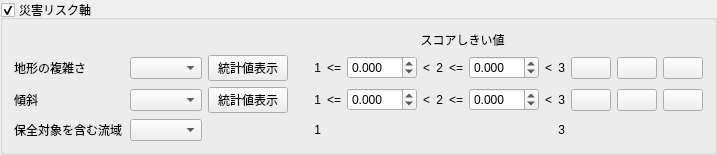
        <widget class="QGroupBox" name="scoringDisasterGroupbox">
         <property name="title">
          <string>災害リスク軸</string>
         </property>
         <property name="checkable">
          <bool>true</bool>
         </property>
         <layout class="QVBoxLayout" name="verticalLayout_7">
          <item>
           <layout class="QGridLayout" name="gridLayout_7">
            <item row="1" column="2">
             <widget class="QPushButton" name="scoringShcStatsButton">
              <property name="text">
               <string>統計値表示</string>
              </property>
             </widget>
            </item>
            <item row="1" column="6">
             <widget class="QDoubleSpinBox" name="scoringShcThreshold1Spinbox">
              <property name="maximumSize">
               <size>
                <width>70</width>
                <height>16777215</height>
               </size>
              </property>
              <property name="decimals">
               <number>3</number>
              </property>
              <property name="minimum">
               <double>-10000.000000000000000</double>
              </property>
              <property name="maximum">
               <double>10000.000000000000000</double>
              </property>
              <property name="singleStep">
               <double>0.001000000000000</double>
              </property>
             </widget>
            </item>
            <item row="2" column="13">
             <widget class="QPushButton" name="scoringSlopeStyleReloadPushbutton">
              <property name="maximumSize">
               <size>
                <width>40</width>
                <height>16777215</height>
               </size>
              </property>
              <property name="text">
               <string/>
              </property>
              <property name="icon">
               <iconset>
                <normaloff>imgs/mActionRefresh.svg</normaloff>imgs/mActionRefresh.svg</iconset>
              </property>
             </widget>
            </item>
            <item row="1" column="0">
             <widget class="QLabel" name="label_24">
              <property name="minimumSize">
               <size>
                <width>110</width>
                <height>0</height>
               </size>
              </property>
              <property name="toolTip">
               <string>DEMから求めた曲率の標準偏差を示し、値が高いほど沢が多いなど地形が複雑であると言える。しきい値の設定においては大中小を相対的に設定してよい。</string>
              </property>
              <property name="text">
               <string>地形の複雑さ</string>
              </property>
             </widget>
            </item>
            <item row="1" column="9">
             <widget class="QLabel" name="label_33">
              <property name="text">
               <string>&lt;=</string>
              </property>
             </widget>
            </item>
            <item row="3" column="1">
             <widget class="QgsMapLayerComboBox" name="scoringSaveareaLayerCombobox">
              <property name="sizePolicy">
               <sizepolicy hsizetype="Expanding" vsizetype="Fixed">
                <horstretch>0</horstretch>
                <verstretch>0</verstretch>
               </sizepolicy>
              </property>
             </widget>
            </item>
            <item row="1" column="8">
             <widget class="QLabel" name="scoringShcScore2Label">
              <property name="text">
               <string>2</string>
              </property>
              <property name="alignment">
               <set>Qt::AlignRight|Qt::AlignTrailing|Qt::AlignVCenter</set>
              </property>
             </widget>
            </item>
            <item row="3" column="4">
             <widget class="QLabel" name="scoringSaveareaScore1Label">
              <property name="text">
               <string>1</string>
              </property>
              <property name="alignment">
               <set>Qt::AlignRight|Qt::AlignTrailing|Qt::AlignVCenter</set>
              </property>
             </widget>
            </item>
            <item row="2" column="7">
             <widget class="QLabel" name="label_19">
              <property name="text">
               <string>&lt;</string>
              </property>
             </widget>
            </item>
            <item row="3" column="0">
             <widget class="QLabel" name="label_26">
              <property name="minimumSize">
               <size>
                <width>110</width>
                <height>0</height>
               </size>
              </property>
              <property name="toolTip">
               <string>保全対象（地形図の建物）を含む流域（DEMから計算）を示す。崩壊の危険性がある地点でも下流に保全対象が無ければリスクは低いと考えられる。</string>
              </property>
              <property name="text">
               <string>保全対象を含む流域</string>
              </property>
             </widget>
            </item>
            <item row="2" column="8">
             <widget class="QLabel" name="scoringSlopeScore2Label">
              <property name="text">
               <string>2</string>
              </property>
              <property name="alignment">
               <set>Qt::AlignRight|Qt::AlignTrailing|Qt::AlignVCenter</set>
              </property>
             </widget>
            </item>
            <item row="1" column="1">
             <widget class="QgsMapLayerComboBox" name="scoringShcLayerCombobox">
              <property name="sizePolicy">
               <sizepolicy hsizetype="Expanding" vsizetype="Fixed">
                <horstretch>0</horstretch>
                <verstretch>0</verstretch>
               </sizepolicy>
              </property>
             </widget>
            </item>
            <item row="2" column="5">
             <widget class="QLabel" name="label_18">
              <property name="text">
               <string>&lt;=</string>
              </property>
             </widget>
            </item>
            <item row="2" column="4">
             <widget class="QLabel" name="scoringSlopeScore1Label">
              <property name="text">
               <string>1</string>
              </property>
              <property name="alignment">
               <set>Qt::AlignRight|Qt::AlignTrailing|Qt::AlignVCenter</set>
              </property>
             </widget>
            </item>
            <item row="1" column="4">
             <widget class="QLabel" name="scoringShcScore1Label">
              <property name="text">
               <string>1</string>
              </property>
              <property name="alignment">
               <set>Qt::AlignRight|Qt::AlignTrailing|Qt::AlignVCenter</set>
              </property>
             </widget>
            </item>
            <item row="0" column="4" colspan="10">
             <widget class="QLabel" name="label_52">
              <property name="text">
               <string>スコアしきい値</string>
              </property>
              <property name="alignment">
               <set>Qt::AlignCenter</set>
              </property>
             </widget>
            </item>
            <item row="1" column="5">
             <widget class="QLabel" name="label_31">
              <property name="text">
               <string>&lt;=</string>
              </property>
             </widget>
            </item>
            <item row="2" column="10">
             <widget class="QDoubleSpinBox" name="scoringSlopeThreshold2Spinbox">
              <property name="maximumSize">
               <size>
                <width>70</width>
                <height>16777215</height>
               </size>
              </property>
              <property name="decimals">
               <number>3</number>
              </property>
              <property name="minimum">
               <double>-10000.000000000000000</double>
              </property>
              <property name="maximum">
               <double>10000.000000000000000</double>
              </property>
             </widget>
            </item>
            <item row="2" column="9">
             <widget class="QLabel" name="label_20">
              <property name="text">
               <string>&lt;=</string>
              </property>
             </widget>
            </item>
            <item row="2" column="12">
             <widget class="QLabel" name="scoringSlopeScore3Label">
              <property name="text">
               <string>3</string>
              </property>
              <property name="alignment">
               <set>Qt::AlignRight|Qt::AlignTrailing|Qt::AlignVCenter</set>
              </property>
             </widget>
            </item>
            <item row="2" column="11">
             <widget class="QLabel" name="label_21">
              <property name="text">
               <string>&lt;</string>
              </property>
             </widget>
            </item>
            <item row="2" column="0">
             <widget class="QLabel" name="label_25">
              <property name="minimumSize">
               <size>
                <width>110</width>
                <height>0</height>
               </size>
              </property>
              <property name="toolTip">
               <string>DEMから求めた傾斜（度）を示す。地域に応じて災害リスクがあると考えられる傾斜を絶対値としてしきい値を設定する。</string>
              </property>
              <property name="text">
               <string>傾斜</string>
              </property>
             </widget>
            </item>
            <item row="2" column="6">
             <widget class="QDoubleSpinBox" name="scoringSlopeThreshold1Spinbox">
              <property name="maximumSize">
               <size>
                <width>70</width>
                <height>16777215</height>
               </size>
              </property>
              <property name="decimals">
               <number>3</number>
              </property>
              <property name="minimum">
               <double>-10000.000000000000000</double>
              </property>
              <property name="maximum">
               <double>10000.000000000000000</double>
              </property>
             </widget>
            </item>
            <item row="2" column="2">
             <widget class="QPushButton" name="scoringSlopeStatsButton">
              <property name="text">
               <string>統計値表示</string>
              </property>
             </widget>
            </item>
            <item row="1" column="7">
             <widget class="QLabel" name="label_32">
              <property name="text">
               <string>&lt;</string>
              </property>
             </widget>
            </item>
            <item row="2" column="1">
             <widget class="QgsMapLayerComboBox" name="scoringSlopeLayerCombobox">
              <property name="sizePolicy">
               <sizepolicy hsizetype="Expanding" vsizetype="Fixed">
                <horstretch>0</horstretch>
                <verstretch>0</verstretch>
               </sizepolicy>
              </property>
             </widget>
            </item>
            <item row="1" column="11">
             <widget class="QLabel" name="label_34">
              <property name="text">
               <string>&lt;</string>
              </property>
             </widget>
            </item>
            <item row="1" column="10">
             <widget class="QDoubleSpinBox" name="scoringShcThreshold2Spinbox">
              <property name="maximumSize">
               <size>
                <width>70</width>
                <height>16777215</height>
               </size>
              </property>
              <property name="decimals">
               <number>3</number>
              </property>
              <property name="minimum">
               <double>-10000.000000000000000</double>
              </property>
              <property name="maximum">
               <double>10000.000000000000000</double>
              </property>
              <property name="singleStep">
               <double>0.001000000000000</double>
              </property>
             </widget>
            </item>
            <item row="1" column="3" rowspan="3">
             <spacer name="horizontalSpacer_2">
              <property name="orientation">
               <enum>Qt::Horizontal</enum>
              </property>
              <property name="sizeType">
               <enum>QSizePolicy::Fixed</enum>
              </property>
              <property name="sizeHint" stdset="0">
               <size>
                <width>20</width>
                <height>20</height>
               </size>
              </property>
             </spacer>
            </item>
            <item row="3" column="12">
             <widget class="QLabel" name="scoringSaveareaScore2Label">
              <property name="text">
               <string>3</string>
              </property>
              <property name="alignment">
               <set>Qt::AlignRight|Qt::AlignTrailing|Qt::AlignVCenter</set>
              </property>
             </widget>
            </item>
            <item row="1" column="12">
             <widget class="QLabel" name="scoringShcScore3Label">
              <property name="text">
               <string>3</string>
              </property>
              <property name="alignment">
               <set>Qt::AlignRight|Qt::AlignTrailing|Qt::AlignVCenter</set>
              </property>
             </widget>
            </item>
            <item row="1" column="13">
             <widget class="QPushButton" name="scoringShcStyleReloadPushbutton">
              <property name="maximumSize">
               <size>
                <width>40</width>
                <height>16777215</height>
               </size>
              </property>
              <property name="text">
               <string/>
              </property>
              <property name="icon">
               <iconset>
                <normaloff>imgs/mActionRefresh.svg</normaloff>imgs/mActionRefresh.svg</iconset>
              </property>
             </widget>
            </item>
            <item row="1" column="14">
             <widget class="QPushButton" name="scoringShcStyleUndoPushbutton">
              <property name="text">
               <string/>
              </property>
              <property name="icon">
               <iconset>
                <normaloff>imgs/mActionArrowLeft.svg</normaloff>imgs/mActionArrowLeft.svg</iconset>
              </property>
             </widget>
            </item>
            <item row="1" column="15">
             <widget class="QPushButton" name="scoringShcStyleInitPushbutton">
              <property name="text">
               <string/>
              </property>
              <property name="icon">
               <iconset>
                <normaloff>imgs/mActionFirst.svg</normaloff>imgs/mActionFirst.svg</iconset>
              </property>
             </widget>
            </item>
            <item row="2" column="14">
             <widget class="QPushButton" name="scoringSlopeStyleUndoPushbutton">
              <property name="text">
               <string/>
              </property>
              <property name="icon">
               <iconset>
                <normaloff>imgs/mActionArrowLeft.svg</normaloff>imgs/mActionArrowLeft.svg</iconset>
              </property>
             </widget>
            </item>
            <item row="2" column="15">
             <widget class="QPushButton" name="scoringSlopeStyleInitPushbutton">
              <property name="text">
               <string/>
              </property>
              <property name="icon">
               <iconset>
                <normaloff>imgs/mActionFirst.svg</normaloff>imgs/mActionFirst.svg</iconset>
              </property>
             </widget>
            </item>
           </layout>
          </item>
         </layout>
        </widget>
